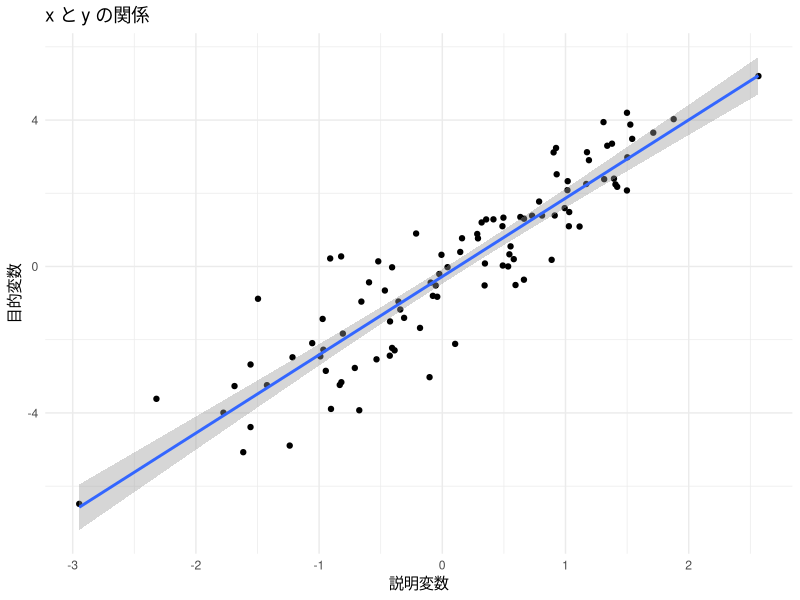

Source code (R):
## ---- chunk 1
#| label: setup
#| message: false

library(tidyverse)
library(ggplot2)

# サンプルデータの作成
data <- tibble(
  x = rnorm(100),
  y = 2 * x + rnorm(100)
)
## ---- chunk 2
#| label: fig-scatter
#| fig-cap: "散布図による相関関係の可視化"

ggplot(data, aes(x, y)) +
  geom_point() +
  geom_smooth(method = "lm") +
  theme_minimal() +
  labs(
    title = "x と y の関係",
    x = "説明変数",
    y = "目的変数"
  )
